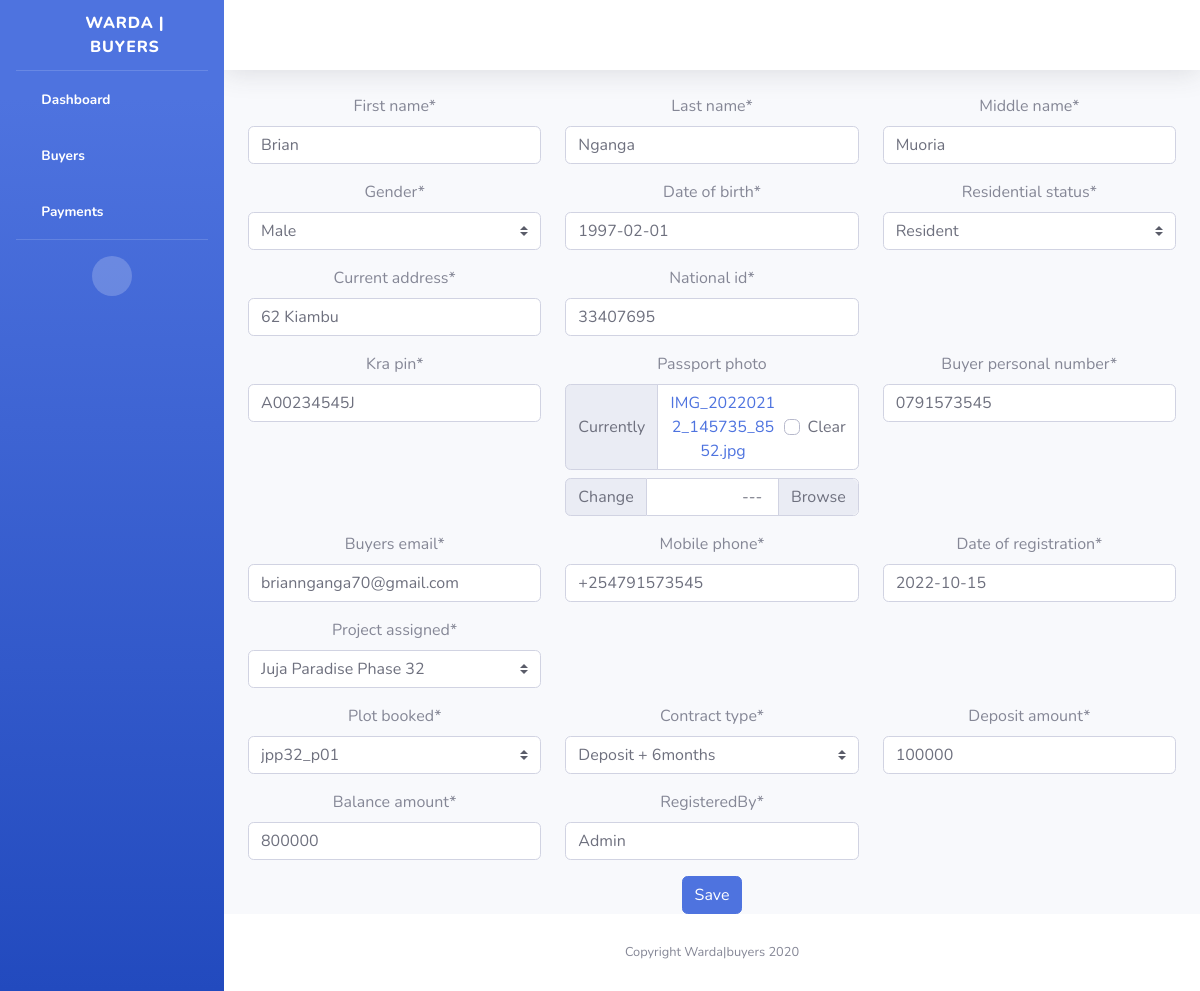
Screenshot of /buyers/1/edit/ with the database file from the repository.
### buyers/models.py (models this page shows, shortened)
class BuyerInfo(models.Model):
    GENDER_OPTIONS =(
        ("M","Male"),
        ("F","Female"),
        ("O","Other")
    )
    RESIDENTIAL_OPTIONS = (
        ('R','Resident'),
        ("NR","Non-Resident")
    )
    PAYMENT_CONTRACT = (
        ("Deposit + 3months","Deposit + 3months"),
        ("Deposit + 6months","Deposit + 6months"),
        ("Deposit + 12months","Deposit + 12months"),
        ("Deposit + 24months","Deposit + 24months"),
        ("OT","OT")
    )
    first_name = models.CharField(max_length=255, null=True)
    middle_name = models.CharField(max_length=255, null=True)
    last_name = models.CharField(max_length=255, null=True)
    gender = models.CharField(max_length=1, choices=GENDER_OPTIONS, null=True)
    residential_status = models.CharField(max_length=2, choices=RESIDENTIAL_OPTIONS, null=True)
    current_address = models.CharField(max_length=100, null=True)
    national_id = models.CharField(max_length=10, unique=True, null=True)
    date_of_birth = models.DateField(null=True)
    kra_pin = models.CharField(max_length=11, unique=True, null=True)
    passport_photo = models.ImageField(blank=True, null=True)
    buyer_personal_number = models.CharField(max_length=50, null=True)
    buyers_email = models.EmailField(unique=True, null=True)
    mobile_phone = models.CharField(max_length=15, null=True)
    date_of_registration = models.DateField(null=True)
    project_assigned = models.ForeignKey(Plot, on_delete=models.CASCADE)
    plot_booked = models.ForeignKey(Plot_Number, on_delete=models.CASCADE)
    contract_type = models.CharField(choices=PAYMENT_CONTRACT, max_length=100, null=True)
    deposit_amount = models.IntegerField(null=True)
    balance_amount = models.IntegerField( null=True)
    registeredBy = models.CharField(max_length=15, null=True)

### buyers/views.py (the view)
# urls.py: path('buyers/<int:buyer_id>/edit/', views.buyer_update, name='buyer_update'),
def buyer_update(request, buyer_id):
    buyer = BuyerInfo.objects.get(id=buyer_id)
    if request.method == 'POST':
        form = BuyersForm(request.POST, instance=buyer, files=request.FILES)
        if form.is_valid():
            form.save()
            messages.success(request, "buyer updated successfully")
            return redirect("/buyers")
        else:
            messages.error(request, "error updating the buyer")
    else:
        form = BuyersForm(instance=buyer)
    return render(request, 'buyers/buyer_update_form.html', {'buyer': buyer, 'buyer_form': form})

### plots/models.py (called while the page is built)
    def __str__(self):
        return self.projectName

    def __str__(self):
        return self.plotNumber

### templates/buyers/buyer_update_form.html (shortened to what this page needs)
{% extends 'base2.html' %}
{% load bootstrap4 %}
{% load static %}
{% block content %}
{% load crispy_forms_tags %}
<div class="container container-fluid">
    <div class="text-center">
        <form method="POST" enctype="multipart/form-data" class="post-form">
            {% crispy buyer_form %}
        </form>
    </div>
</div>
{% endblock %}

### rows the page displays
BuyerInfo: first_name "Brian", last_name "Nganga", middle_name "Muoria", gender "Male", date_of_birth "1997-02-01", residential_status "Resident", current_address "62 Kiambu", national_id "33407695", kra_pin "A00234545J", buyer_personal_number "0791573545", buyers_email "briannganga70@gmail.com", mobile_phone "+254791573545", date_of_registration "2022-10-15", project_assigned "Juja Paradise Phase 32", plot_booked "jpp32_p01", contract_type "Deposit + 6months", deposit_amount "100000", balance_amount "800000", registeredBy "Admin"
